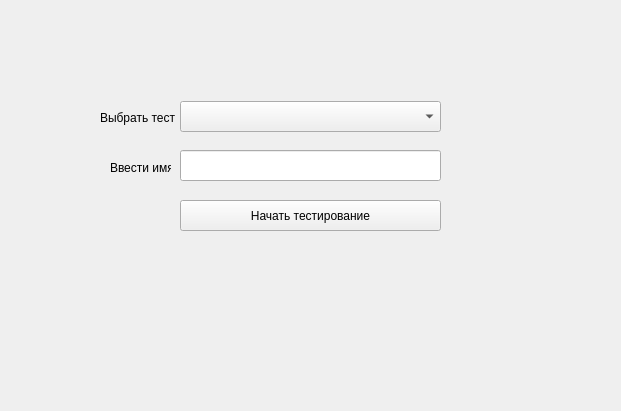
<?xml version="1.0" encoding="UTF-8"?>
<ui version="4.0">
 <class>Form</class>
 <widget class="QWidget" name="Form">
  <property name="geometry">
   <rect>
    <x>0</x>
    <y>0</y>
    <width>621</width>
    <height>411</height>
   </rect>
  </property>
  <property name="windowTitle">
   <string>Form</string>
  </property>
  <widget class="QLineEdit" name="name">
   <property name="geometry">
    <rect>
     <x>180</x>
     <y>150</y>
     <width>261</width>
     <height>31</height>
    </rect>
   </property>
   <property name="text">
    <string/>
   </property>
  </widget>
  <widget class="QComboBox" name="testList">
   <property name="geometry">
    <rect>
     <x>180</x>
     <y>101</y>
     <width>261</width>
     <height>31</height>
    </rect>
   </property>
  </widget>
  <widget class="QPushButton" name="startTest">
   <property name="geometry">
    <rect>
     <x>180</x>
     <y>200</y>
     <width>261</width>
     <height>31</height>
    </rect>
   </property>
   <property name="text">
    <string>Начать тестирование</string>
   </property>
  </widget>
  <widget class="QLabel" name="label">
   <property name="geometry">
    <rect>
     <x>100</x>
     <y>110</y>
     <width>81</width>
     <height>16</height>
    </rect>
   </property>
   <property name="text">
    <string>Выбрать тест</string>
   </property>
  </widget>
  <widget class="QLabel" name="label_2">
   <property name="geometry">
    <rect>
     <x>110</x>
     <y>160</y>
     <width>61</width>
     <height>16</height>
    </rect>
   </property>
   <property name="text">
    <string>Ввести имя</string>
   </property>
  </widget>
 </widget>
 <resources/>
 <connections/>
</ui>
